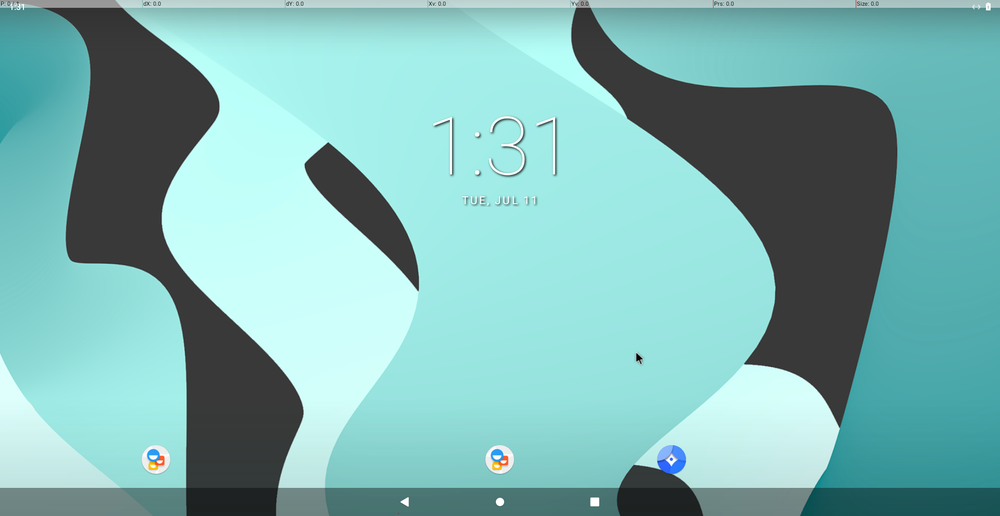
#> input picture screenshot.png, 1000 x 516 px, shrunk from 1920 x 991 before the run
$ python findImageAndClick.py screenshot.png 5
#> lines starting #> are read from the running program, lines starting #| are printed output that depends on the picture
#!/usr/bin/python3
import os
import datetime
import pyautogui as pg
import time
import sys
import subprocess
import cv2
import numpy as np

pg.FAILSAFE = False
searchImage = sys.argv[1]
timeOut = int(sys.argv[2])
start_time = time.time()
dir_path = os.path.dirname(os.path.realpath(__file__))
date = datetime.datetime.now().strftime("%Y-%m-%d")


def prepareLogsFolder():
    userName = os.environ.get('USER')
    if (not (os.path.isdir("/home/"+userName + "/pythonLogs"))):
        os.mkdir("/home/"+userName + "/pythonLogs")


prepareLogsFolder()
userName = os.environ.get('USER')
logFileLocation = "/home/"+userName + \
    "/pythonLogs/" + '/' + str(date) + ".txt"

logsWritingObject = open(logFileLocation, "a")
logsWritingObject.write("SCRIPT : " + os.path.basename(__file__) + "\n")
logsWritingObject.write("TARGET : " + os.path.basename(searchImage) + "\n")
logsWritingObject.write("TIME OUT  : " + str(timeOut) + "\n")
logsWritingObject.write("START @ " + str(datetime.datetime.now()) + "\n")


def find_image_on_screen(template_path):
    # Capture a screenshot of the Waydroid screen using adb
#> called with template_path = 'screenshot.png'
    subprocess.run(['adb', 'shell', 'screencap', '-p', '/sdcard/screenshot.png'])
#> (this line was passed over: subprocess is not available in this run)
    subprocess.run(['adb', 'pull', '/sdcard/screenshot.png'])
#> (this line was passed over: subprocess is not available in this run)

    # Load the template image
    template = cv2.imread(template_path, cv2.IMREAD_GRAYSCALE)
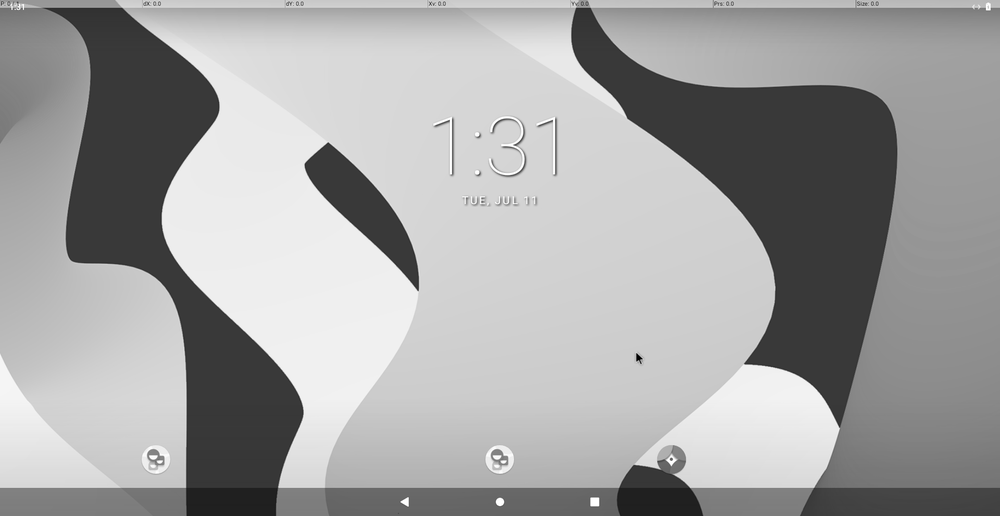
#> template: shape (516, 1000); min 0, max 255, mean 162.2

    # Load the screenshot image
    screenshot = cv2.imread('screenshot.png', cv2.IMREAD_GRAYSCALE)

    # Perform template matching
    result = cv2.matchTemplate(screenshot, template, cv2.TM_CCOEFF_NORMED)
#> result = [1]

    # Set a threshold for the match
    threshold = 0.8
    loc = np.where(result >= threshold)
#> loc = ([0], [0])

    if len(loc[0]) > 0:
        # Click on the center of the matched image
        h, w = template.shape
#> h = 516; w = 1000
        x = loc[1][0] + w // 2
#> x = 500
        y = loc[0][0] + h // 2
#> y = 258
        click_screen(x, y)

def click_screen(x, y):
#> called with x = 500, y = 258
    subprocess.run(['adb', 'shell', 'input', 'tap', str(x), str(y)])
#> (this line was passed over: subprocess is not available in this run)


find_image_on_screen(searchImage)


logsWritingObject.write("END " + str(datetime.datetime.now()) + "\n")
logsWritingObject.write("TOTAL TIME  " + str(time.time() - start_time) + "\n")
